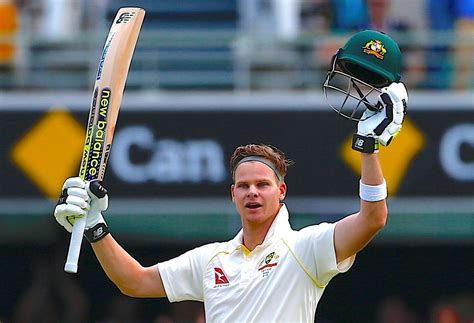
#> input picture computer vision/images/smith.jpg, 474 x 323 px
$ jupyter execute Rotations.ipynb
#> lines starting #> are read from the running program, lines starting #| are printed output that depends on the picture
[cell 1]
import cv2
import numpy as np

[cell 2]
image = cv2.imread('./images/smith.jpg')
#> image is the input picture: shape (323, 474, 3); mean B, G, R 100.7, 100.4, 94.9

[cell 3]
cv2.imshow('Original Image' , image)
cv2.waitKey()

height , width = image.shape[:2]
#> height = 323; width = 474
rotation_matrix = cv2.getRotationMatrix2D((width/2 , height/2) , 45 , .5)

rotated_image = cv2.warpAffine(image , rotation_matrix ,(width , height) )
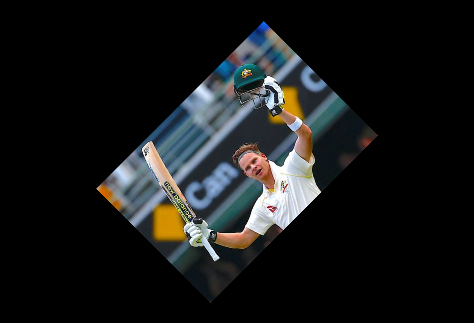
#> rotated_image: shape (323, 474, 3); mean B, G, R 25.2, 25.1, 23.7
cv2.imshow('Rotated Image' , rotated_image)
cv2.waitKey()

cv2.destroyAllWindows()

[cell 4]
#cv2.getRotationMatrix2D(rotation_center_x, rotation_center_y, angle of rotation, scale)

[cell 5]
#cv2.transpose function

[cell 6]
cv2.imshow('Original Image' , image)
cv2.waitKey()

rotated_img = cv2.transpose(image)
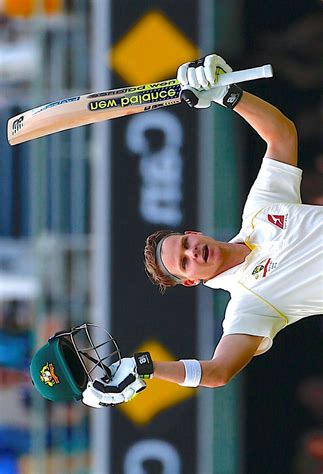
#> rotated_img: shape (474, 323, 3); mean B, G, R 100.7, 100.4, 94.9
cv2.imshow("Rotated Image" , rotated_img)
cv2.waitKey()

cv2.destroyAllWindows()

[cell 7]
#flip the image

[cell 8]
cv2.imshow('Original Image' , image)
cv2.waitKey()

flipped = cv2.flip(image , -1)
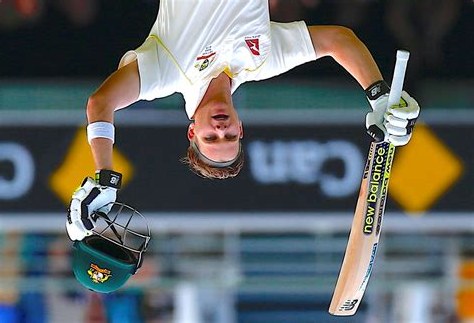
#> flipped: shape (323, 474, 3); mean B, G, R 100.7, 100.4, 94.9
cv2.imshow('Flip' , flipped)
cv2.waitKey()
cv2.destroyAllWindows()

$ run again, with computer vision/images/1.jpg copied over computer vision/images/smith.jpg
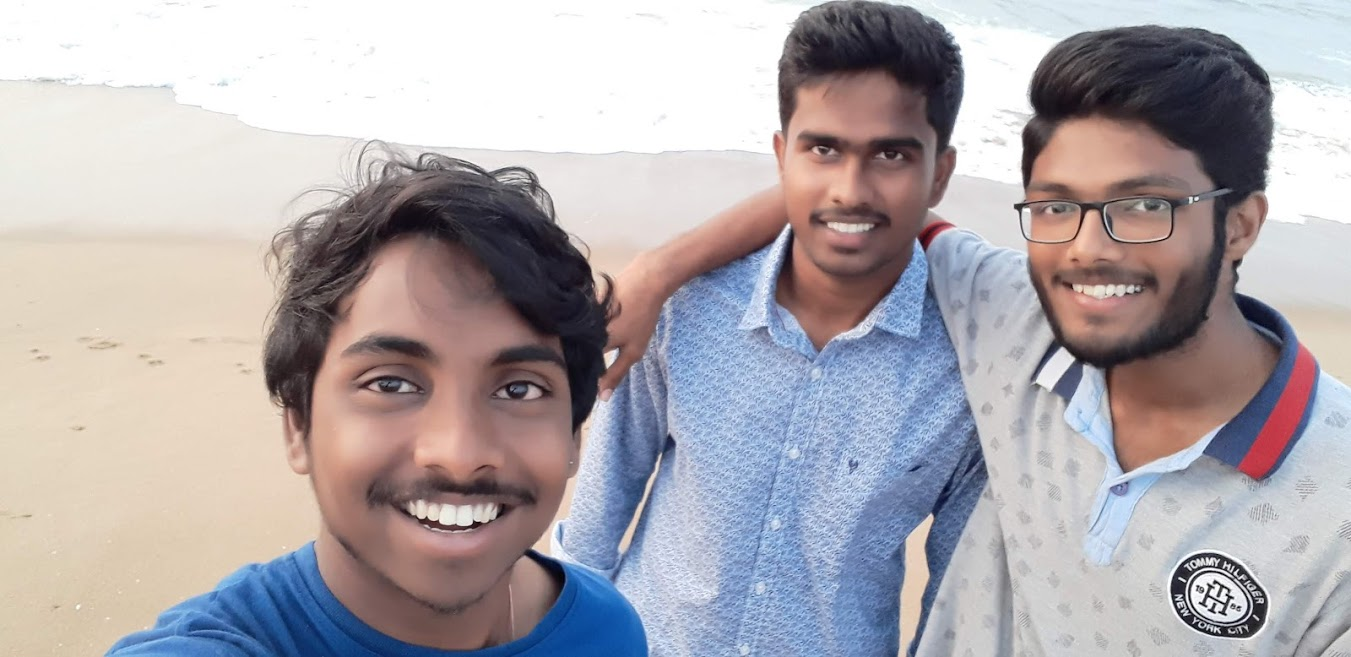
#> input picture computer vision/images/1.jpg, 1351 x 657 px
#> image is the input picture: shape (657, 1351, 3); mean B, G, R 173, 168.7, 174.6
#> `rotated_img = cv2.transpose(image)`:
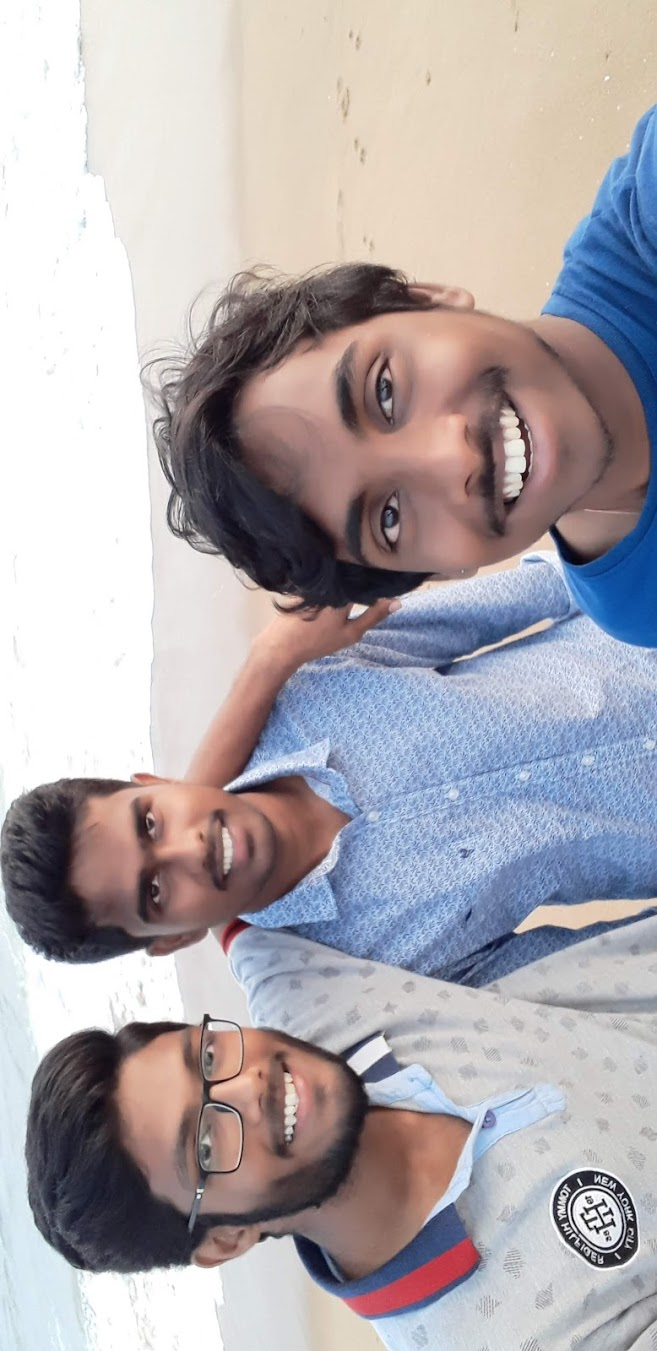
#> rotated_img: shape (1351, 657, 3); mean B, G, R 173, 168.7, 174.6
#> `flipped = cv2.flip(image , -1)`:
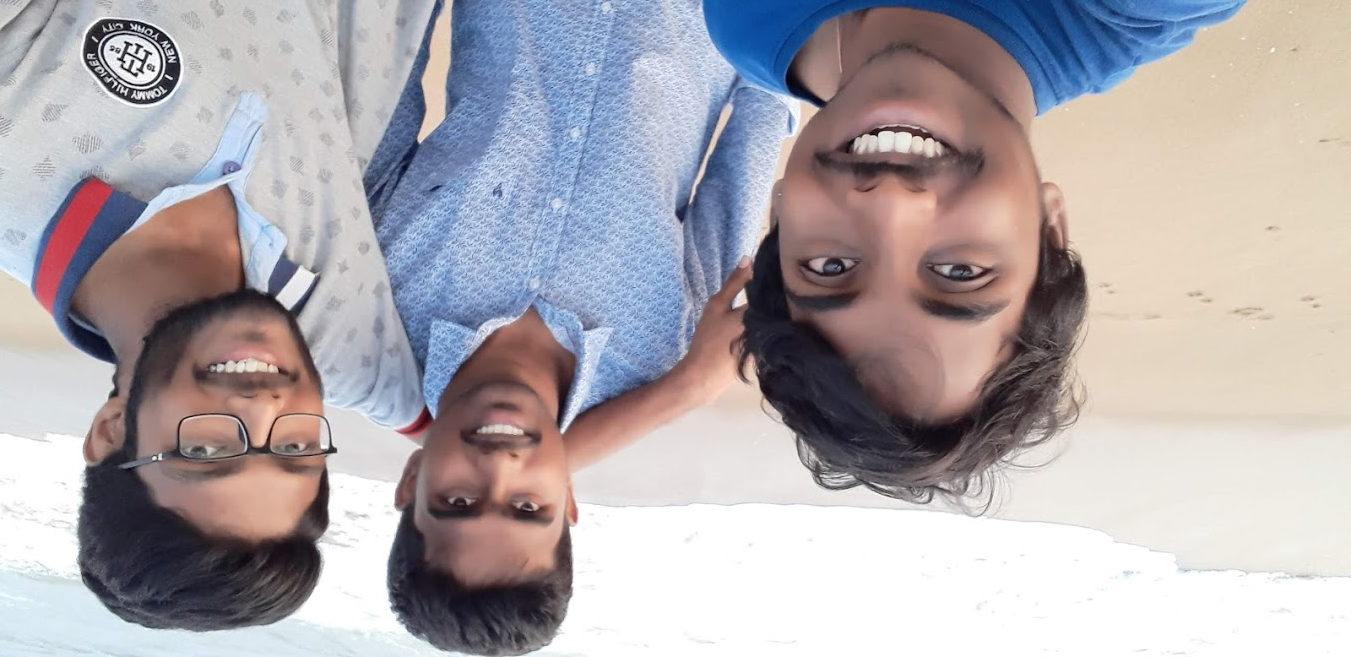
#> flipped: shape (657, 1351, 3); mean B, G, R 173, 168.7, 174.6

$ run again, with computer vision/images/dhoni.jpg copied over computer vision/images/smith.jpg
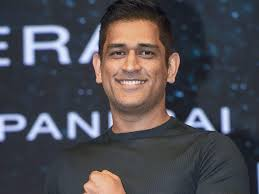
#> input picture computer vision/images/dhoni.jpg, 259 x 194 px
#> image is the input picture: shape (194, 259, 3); mean B, G, R 81.7, 75.1, 76.6
#> `rotated_img = cv2.transpose(image)`:
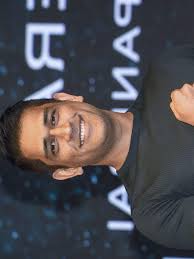
#> rotated_img: shape (259, 194, 3); mean B, G, R 81.7, 75.1, 76.6
#> `flipped = cv2.flip(image , -1)`:
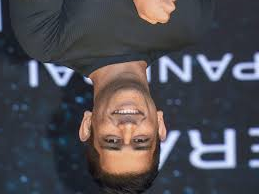
#> flipped: shape (194, 259, 3); mean B, G, R 81.7, 75.1, 76.6
